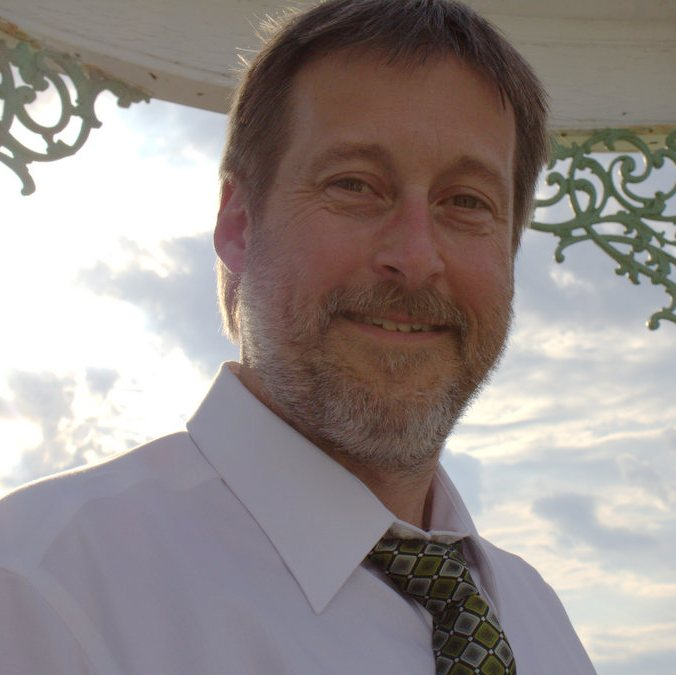
#> input picture images/tim_poulsen.jpg, 676 x 675 px; its folder holds only this picture in this run
$ python angler.py   (older library calls are emulated)
#> lines starting #> are read from the running program, lines starting #| are printed output that depends on the picture; after the words box and inside, x2 and y2 are one past the last pixel; in counts of white or black regions, pixels touching at a corner belong together
"""
In response to https://news.ycombinator.com/item?id=17142815
(Self-driving RC car that uses AI to predict turning angles)

At a first glance, it seems that OpenCV would be sufficient to
detemine the turning angle, no AI needed. Basic logic:

    - Acquire image
    - Resize, convert to grayscale, threshold
    - Get contours, sort, take the largest
    - Get rotated bounding box of minimum size: rect = cv2.minAreaRect(cnt)
    - Calculate angle of that bounding box from the Y axis

That's the needed turning angle to keep the car on track. From there,
given the car's speed, you would want to apply some smoothing
(turn somewhat less than the angle) to avoid jerky, sudden turns.
Then, rinse & repeat.
"""

import cv2
import imutils
import glob
import os
import numpy as np


# for demo purposes, we'll use some static JPGs
# of a green tape line
cwd = os.path.dirname(os.path.realpath(__file__))
full_path = os.path.join(cwd, 'images')

for filename in glob.glob(os.path.join(full_path, '*.jpg')):
    image = cv2.imread(filename)
#> image is the input picture: shape (675, 676, 3); mean B, G, R 139.9, 141.9, 150.5
    # https://github.com/jrosebr1/imutils has a handy resize func
    resized = imutils.resize(image, width=480)
    # convert to grayscale
    img = cv2.cvtColor(resized, cv2.COLOR_BGR2GRAY)
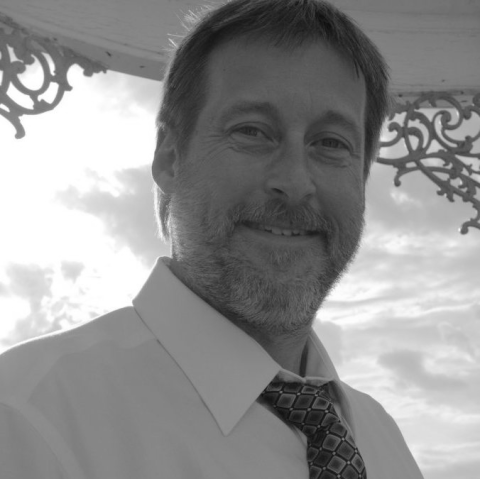
#> img: shape (479, 480); min 15, max 255, mean 144.3
    # threshold fairly agressively assuming a bold tape
    # color on a white background
    _, thresh = cv2.threshold(img, 240, 255, cv2.THRESH_BINARY_INV)
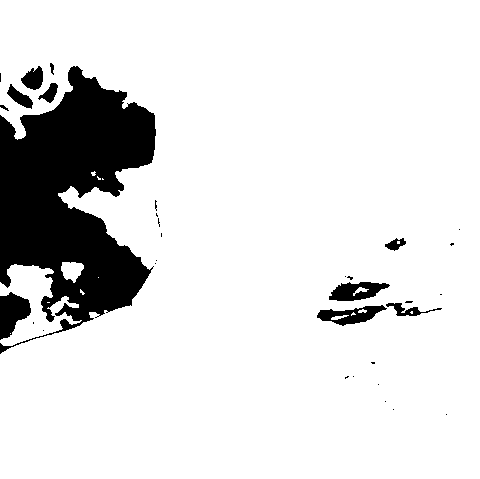
#> thresh: shape (479, 480); 87.5% white; 33 black regions (22 under 20 px)
    # get the countours
    _, cnts, _ = cv2.findContours(thresh,
                                  cv2.RETR_LIST,
                                  cv2.CHAIN_APPROX_SIMPLE)
#> cnts = 52 contours, 36 with area under 20; largest, box (x1, y1, x2, y2) and area: (0, 0, 480, 479) 199322, (0, 264, 82, 346) 2727, (316, 304, 388, 327) 868, (328, 281, 391, 302) 851, (20, 65, 44, 91) 385
    # sort the contours
    cnt = sorted(cnts, key=cv2.contourArea)
#> cnt has the same summary as cnts
    # get the min rotated bounding rect of the largest one
    rect = cv2.minAreaRect(cnt[-1])
#> rect = ((239.5, 239), (478, 479), -90)
    # grab the heigh, width, and angle of that rect
    height, width = rect[1]
#> height = 478; width = 479
    angle = rect[2]
#> angle = -90
    # The value of OpenCV's angle depends on the rect's
    # height/width ratio. https://stackoverflow.com/a/24085639/292947
    if width < height:
        angle += 90
    # do something here with the angle to steer the car
    # we'll just print it
    print(angle)
#| -90.0
    # and then, for visual purposes of this article, draw
    # the bounding box on and show the resized image
    box = cv2.boxPoints(rect)
#> box = [[479, 478], [-1.46e-14, 478], [0, 0], [479, 0]]
    box = np.int0(box)
#> box = [[479, 478], [0, 478], [0, 0], [479, 0]]
    cv2.drawContours(resized, [box], 0, (0, 0, 255), 2)
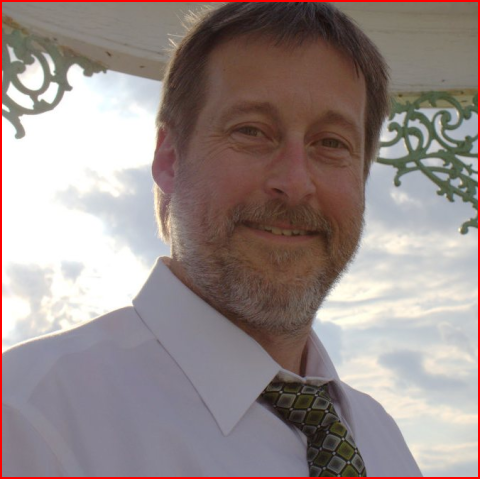
#> resized: shape (479, 480, 3); mean B, G, R 137.4, 139.4, 152.2
    cv2.imshow("Image", resized)
    cv2.waitKey(0)
